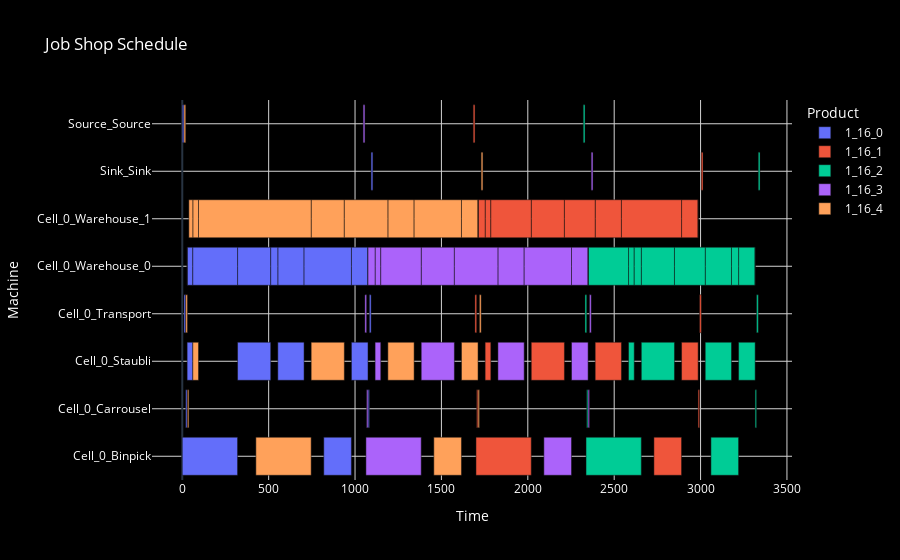

The notebook cell this image was saved under:
### Code cell
jobs = model_ilp.get_jobs()
info = model_ilp.get_info()
start, duration = model_ilp.get_dv()
to_show =  []
dict_job_start = {}

for index in range(len(start)):
    dict_job_start[index] = start[index].value()

for job,job_info in jobs.items():
    subject = info[job_info['__id__']][0]
    start_job = start[subject].value()
    end_job = start[subject].value() + duration[subject].value()
    resource = info[job_info['__id__']][1]
    product = info[job_info['__id__']][2]
    job_name = info[job_info['__id__']][4]
    op_type_name = info[job_info['__id__']][3]
    to_show.append(dict(Task = f'Task {subject}', Start= start_job,End = end_job, Resource = resource, Product = product, Name=job_name, Op_Type = op_type_name))

# Convert the tasks to a DataFrame for easier manipulation
df = pd.DataFrame(to_show)

# Calculate the duration of each task
df['Duration'] = df['End'] - df['Start']

# Use px.bar to create the Gantt chart with item-based colors
fig = px.bar(df, x='Duration', y='Resource', color='Product', orientation='h',
             hover_data=['Start', 'End', 'Task','Name','Op_Type'], base='Start', title="Job Shop Schedule")

# Update the layout to set the background to black and adjust text/grid colors for visibility
fig.update_layout(
    plot_bgcolor='black',  # Set background color of the plot to black
    paper_bgcolor='black',  # Set the overall figure background to black
    xaxis=dict(showgrid=True, gridcolor='lightgray', title="Time", color='white'),  # Set grid lines and label color to light for visibility
    yaxis=dict(showgrid=True, gridcolor='lightgray', title="Machine", color='white', categoryorder='category ascending'),  # Set grid and label color
    font=dict(color='white'),  # Set general font color to white for readability
    title_font=dict(color='white')  # Ensure the title font is also visible
)

fig.show()

### Figure 1 — Plotly figure (JSON) as saved in the notebook; plotly's stock layout.template omitted (floating-point values rounded to 4 significant figures)
{"data": [{"alignmentgroup": "True", "base": [0, 10, 20, 28, 0, 320, 553, 819, 979, 1075, 1083, 1093, 28, 28, 320, 61, 553, 512, 979, 705, 1075], "customdata": [[10, "Task 0", "1_16_0_0", "Default"], [20, "Task 1", "1_16_0_1", "Default"], [28, "Task 2", "1_16_0_2", "Default"], [61, "Task 3", "1_16_0_3", "parallel gripper #2"], [320, "Task 4", "1_16_0_4", "Default"], [512, "Task 5", "1_16_0_5", "Screwdriver #2"], [705, "Task 6", "1_16_0_6", "Vacuum gripper"], [979, "Task 7", "1_16_0_7", "Default"], [1075, "Task 8", "1_16_0_8", "Screwdriver #1"], [1083, "Task 9", "1_16_0_9", "Default"], [1093, "Task 10", "1_16_0_10", "Default"], [1103, "Task 11", "1_16_0_11", "Default"], [61, "Task 12", "warehouse_for_1_16_0_3", null], [28, "Task 13", "filler_between_1_16_0_2_and_warehouse_for_1_16_0_3", null], [512, "Task 14", "warehouse_for_1_16_0_5", null], [320, "Task 15", "filler_between_warehouse_for_1_16_0_3_and_warehouse_for_1_16_0_5", null], [705, "Task 16", "warehouse_for_1_16_0_6", null], [553, "Task 17", "filler_between_warehouse_for_1_16_0_5_and_warehouse_for_1_16_0_6", null], [1075, "Task 18", "warehouse_for_1_16_0_8", null], [979, "Task 19", "filler_between_warehouse_for_1_16_0_6_and_warehouse_for_1_16_0_8", null], [1075, "Task 20", "filler_between_warehouse_for_1_16_0_8_and_1_16_0_9", null]], "hovertemplate": "Product=1_16_0<br>Start=%{base}<br>Duration=%{x}<br>Resource=%{y}<br>End=%{customdata[0]}<br>Task=%{customdata[1]}<br>Name=%{customdata[2]}<br>Op_Type=%{customdata[3]}<extra></extra>", "legendgroup": "1_16_0", "marker": {"color": "#636efa", "pattern": {"shape": ""}}, "name": "1_16_0", "offsetgroup": "1_16_0", "orientation": "h", "showlegend": true, "textposition": "auto", "x": [10, 10, 8, 33, 320, 192, 152, 160, 96, 8, 10, 10, 33, 0, 192, 259, 152, 41, 96, 274, 0], "xaxis": "x", "y": ["Source_Source", "Cell_0_Transport", "Cell_0_Carrousel", "Cell_0_Staubli", "Cell_0_Binpick", "Cell_0_Staubli", "Cell_0_Staubli", "Cell_0_Binpick", "Cell_0_Staubli", "Cell_0_Carrousel", "Cell_0_Transport", "Sink_Sink", "Cell_0_Warehouse_0", "Cell_0_Warehouse_0", "Cell_0_Warehouse_0", "Cell_0_Warehouse_0", "Cell_0_Warehouse_0", "Cell_0_Warehouse_0", "Cell_0_Warehouse_0", "Cell_0_Warehouse_0", "Cell_0_Warehouse_0"], "yaxis": "y", "type": "bar"}, {"alignmentgroup": "True", "base": [1684, 1694, 1704, 1753, 1700, 2020, 2390, 2730, 2890, 2986, 2994, 3004, 1753, 1712, 2020, 1786, 2390, 2212, 2890, 2542, 2986], "customdata": [[1694, "Task 21", "1_16_1_0", "Default"], [1704, "Task 22", "1_16_1_1", "Default"], [1712, "Task 23", "1_16_1_2", "Default"], [1786, "Task 24", "1_16_1_3", "parallel gripper #2"], [2020, "Task 25", "1_16_1_4", "Default"], [2212, "Task 26", "1_16_1_5", "Screwdriver #2"], [2542, "Task 27", "1_16_1_6", "Vacuum gripper"], [2890, "Task 28", "1_16_1_7", "Default"], [2986, "Task 29", "1_16_1_8", "Screwdriver #1"], [2994, "Task 30", "1_16_1_9", "Default"], [3004, "Task 31", "1_16_1_10", "Default"], [3014, "Task 32", "1_16_1_11", "Default"], [1786, "Task 33", "warehouse_for_1_16_1_3", null], [1753, "Task 34", "filler_between_1_16_1_2_and_warehouse_for_1_16_1_3", null], [2212, "Task 35", "warehouse_for_1_16_1_5", null], [2020, "Task 36", "filler_between_warehouse_for_1_16_1_3_and_warehouse_for_1_16_1_5", null], [2542, "Task 37", "warehouse_for_1_16_1_6", null], [2390, "Task 38", "filler_between_warehouse_for_1_16_1_5_and_warehouse_for_1_16_1_6", null], [2986, "Task 39", "warehouse_for_1_16_1_8", null], [2890, "Task 40", "filler_between_warehouse_for_1_16_1_6_and_warehouse_for_1_16_1_8", null], [2986, "Task 41", "filler_between_warehouse_for_1_16_1_8_and_1_16_1_9", null]], "hovertemplate": "Product=1_16_1<br>Start=%{base}<br>Duration=%{x}<br>Resource=%{y}<br>End=%{customdata[0]}<br>Task=%{customdata[1]}<br>Name=%{customdata[2]}<br>Op_Type=%{customdata[3]}<extra></extra>", "legendgroup": "1_16_1", "marker": {"color": "#EF553B", "pattern": {"shape": ""}}, "name": "1_16_1", "offsetgroup": "1_16_1", "orientation": "h", "showlegend": true, "textposition": "auto", "x": [10, 10, 8, 33, 320, 192, 152, 160, 96, 8, 10, 10, 33, 41, 192, 234, 152, 178, 96, 348, 0], "xaxis": "x", "y": ["Source_Source", "Cell_0_Transport", "Cell_0_Carrousel", "Cell_0_Staubli", "Cell_0_Binpick", "Cell_0_Staubli", "Cell_0_Staubli", "Cell_0_Binpick", "Cell_0_Staubli", "Cell_0_Carrousel", "Cell_0_Transport", "Sink_Sink", "Cell_0_Warehouse_1", "Cell_0_Warehouse_1", "Cell_0_Warehouse_1", "Cell_0_Warehouse_1", "Cell_0_Warehouse_1", "Cell_0_Warehouse_1", "Cell_0_Warehouse_1", "Cell_0_Warehouse_1", "Cell_0_Warehouse_1"], "yaxis": "y", "type": "bar"}, {"alignmentgroup": "True", "base": [2321, 2331, 2341, 2583, 2337, 2657, 3027, 3060, 3220, 3316, 3324, 3334, 2583, 2349, 2657, 2616, 3027, 2849, 3220, 3179, 3316], "customdata": [[2331, "Task 42", "1_16_2_0", "Default"], [2341, "Task 43", "1_16_2_1", "Default"], [2349, "Task 44", "1_16_2_2", "Default"], [2616, "Task 45", "1_16_2_3", "parallel gripper #2"], [2657, "Task 46", "1_16_2_4", "Default"], [2849, "Task 47", "1_16_2_5", "Screwdriver #2"], [3179, "Task 48", "1_16_2_6", "Vacuum gripper"], [3220, "Task 49", "1_16_2_7", "Default"], [3316, "Task 50", "1_16_2_8", "Screwdriver #1"], [3324, "Task 51", "1_16_2_9", "Default"], [3334, "Task 52", "1_16_2_10", "Default"], [3344, "Task 53", "1_16_2_11", "Default"], [2616, "Task 54", "warehouse_for_1_16_2_3", null], [2583, "Task 55", "filler_between_1_16_2_2_and_warehouse_for_1_16_2_3", null], [2849, "Task 56", "warehouse_for_1_16_2_5", null], [2657, "Task 57", "filler_between_warehouse_for_1_16_2_3_and_warehouse_for_1_16_2_5", null], [3179, "Task 58", "warehouse_for_1_16_2_6", null], [3027, "Task 59", "filler_between_warehouse_for_1_16_2_5_and_warehouse_for_1_16_2_6", null], [3316, "Task 60", "warehouse_for_1_16_2_8", null], [3220, "Task 61", "filler_between_warehouse_for_1_16_2_6_and_warehouse_for_1_16_2_8", null], [3316, "Task 62", "filler_between_warehouse_for_1_16_2_8_and_1_16_2_9", null]], "hovertemplate": "Product=1_16_2<br>Start=%{base}<br>Duration=%{x}<br>Resource=%{y}<br>End=%{customdata[0]}<br>Task=%{customdata[1]}<br>Name=%{customdata[2]}<br>Op_Type=%{customdata[3]}<extra></extra>", "legendgroup": "1_16_2", "marker": {"color": "#00cc96", "pattern": {"shape": ""}}, "name": "1_16_2", "offsetgroup": "1_16_2", "orientation": "h", "showlegend": true, "textposition": "auto", "x": [10, 10, 8, 33, 320, 192, 152, 160, 96, 8, 10, 10, 33, 234, 192, 41, 152, 178, 96, 41, 0], "xaxis": "x", "y": ["Source_Source", "Cell_0_Transport", "Cell_0_Carrousel", "Cell_0_Staubli", "Cell_0_Binpick", "Cell_0_Staubli", "Cell_0_Staubli", "Cell_0_Binpick", "Cell_0_Staubli", "Cell_0_Carrousel", "Cell_0_Transport", "Sink_Sink", "Cell_0_Warehouse_0", "Cell_0_Warehouse_0", "Cell_0_Warehouse_0", "Cell_0_Warehouse_0", "Cell_0_Warehouse_0", "Cell_0_Warehouse_0", "Cell_0_Warehouse_0", "Cell_0_Warehouse_0", "Cell_0_Warehouse_0"], "yaxis": "y", "type": "bar"}, {"alignmentgroup": "True", "base": [1047, 1057, 1067, 1116, 1063, 1383, 1827, 2093, 2253, 2349, 2357, 2367, 1116, 1075, 1383, 1149, 1827, 1575, 2253, 1979, 2349], "customdata": [[1057, "Task 63", "1_16_3_0", "Default"], [1067, "Task 64", "1_16_3_1", "Default"], [1075, "Task 65", "1_16_3_2", "Default"], [1149, "Task 66", "1_16_3_3", "parallel gripper #2"], [1383, "Task 67", "1_16_3_4", "Default"], [1575, "Task 68", "1_16_3_5", "Screwdriver #2"], [1979, "Task 69", "1_16_3_6", "Vacuum gripper"], [2253, "Task 70", "1_16_3_7", "Default"], [2349, "Task 71", "1_16_3_8", "Screwdriver #1"], [2357, "Task 72", "1_16_3_9", "Default"], [2367, "Task 73", "1_16_3_10", "Default"], [2377, "Task 74", "1_16_3_11", "Default"], [1149, "Task 75", "warehouse_for_1_16_3_3", null], [1116, "Task 76", "filler_between_1_16_3_2_and_warehouse_for_1_16_3_3", null], [1575, "Task 77", "warehouse_for_1_16_3_5", null], [1383, "Task 78", "filler_between_warehouse_for_1_16_3_3_and_warehouse_for_1_16_3_5", null], [1979, "Task 79", "warehouse_for_1_16_3_6", null], [1827, "Task 80", "filler_between_warehouse_for_1_16_3_5_and_warehouse_for_1_16_3_6", null], [2349, "Task 81", "warehouse_for_1_16_3_8", null], [2253, "Task 82", "filler_between_warehouse_for_1_16_3_6_and_warehouse_for_1_16_3_8", null], [2349, "Task 83", "filler_between_warehouse_for_1_16_3_8_and_1_16_3_9", null]], "hovertemplate": "Product=1_16_3<br>Start=%{base}<br>Duration=%{x}<br>Resource=%{y}<br>End=%{customdata[0]}<br>Task=%{customdata[1]}<br>Name=%{customdata[2]}<br>Op_Type=%{customdata[3]}<extra></extra>", "legendgroup": "1_16_3", "marker": {"color": "#ab63fa", "pattern": {"shape": ""}}, "name": "1_16_3", "offsetgroup": "1_16_3", "orientation": "h", "showlegend": true, "textposition": "auto", "x": [10, 10, 8, 33, 320, 192, 152, 160, 96, 8, 10, 10, 33, 41, 192, 234, 152, 252, 96, 274, 0], "xaxis": "x", "y": ["Source_Source", "Cell_0_Transport", "Cell_0_Carrousel", "Cell_0_Staubli", "Cell_0_Binpick", "Cell_0_Staubli", "Cell_0_Staubli", "Cell_0_Binpick", "Cell_0_Staubli", "Cell_0_Carrousel", "Cell_0_Transport", "Sink_Sink", "Cell_0_Warehouse_0", "Cell_0_Warehouse_0", "Cell_0_Warehouse_0", "Cell_0_Warehouse_0", "Cell_0_Warehouse_0", "Cell_0_Warehouse_0", "Cell_0_Warehouse_0", "Cell_0_Warehouse_0", "Cell_0_Warehouse_0"], "yaxis": "y", "type": "bar"}, {"alignmentgroup": "True", "base": [10, 20, 30, 61, 426, 746, 1190, 1456, 1616, 1712, 1720, 1730, 61, 38, 746, 94, 1190, 938, 1616, 1342, 1712], "customdata": [[20, "Task 84", "1_16_4_0", "Default"], [30, "Task 85", "1_16_4_1", "Default"], [38, "Task 86", "1_16_4_2", "Default"], [94, "Task 87", "1_16_4_3", "parallel gripper #2"], [746, "Task 88", "1_16_4_4", "Default"], [938, "Task 89", "1_16_4_5", "Screwdriver #2"], [1342, "Task 90", "1_16_4_6", "Vacuum gripper"], [1616, "Task 91", "1_16_4_7", "Default"], [1712, "Task 92", "1_16_4_8", "Screwdriver #1"], [1720, "Task 93", "1_16_4_9", "Default"], [1730, "Task 94", "1_16_4_10", "Default"], [1740, "Task 95", "1_16_4_11", "Default"], [94, "Task 96", "warehouse_for_1_16_4_3", null], [61, "Task 97", "filler_between_1_16_4_2_and_warehouse_for_1_16_4_3", null], [938, "Task 98", "warehouse_for_1_16_4_5", null], [746, "Task 99", "filler_between_warehouse_for_1_16_4_3_and_warehouse_for_1_16_4_5", null], [1342, "Task 100", "warehouse_for_1_16_4_6", null], [1190, "Task 101", "filler_between_warehouse_for_1_16_4_5_and_warehouse_for_1_16_4_6", null], [1712, "Task 102", "warehouse_for_1_16_4_8", null], [1616, "Task 103", "filler_between_warehouse_for_1_16_4_6_and_warehouse_for_1_16_4_8", null], [1712, "Task 104", "filler_between_warehouse_for_1_16_4_8_and_1_16_4_9", null]], "hovertemplate": "Product=1_16_4<br>Start=%{base}<br>Duration=%{x}<br>Resource=%{y}<br>End=%{customdata[0]}<br>Task=%{customdata[1]}<br>Name=%{customdata[2]}<br>Op_Type=%{customdata[3]}<extra></extra>", "legendgroup": "1_16_4", "marker": {"color": "#FFA15A", "pattern": {"shape": ""}}, "name": "1_16_4", "offsetgroup": "1_16_4", "orientation": "h", "showlegend": true, "textposition": "auto", "x": [10, 10, 8, 33, 320, 192, 152, 160, 96, 8, 10, 10, 33, 23, 192, 652, 152, 252, 96, 274, 0], "xaxis": "x", "y": ["Source_Source", "Cell_0_Transport", "Cell_0_Carrousel", "Cell_0_Staubli", "Cell_0_Binpick", "Cell_0_Staubli", "Cell_0_Staubli", "Cell_0_Binpick", "Cell_0_Staubli", "Cell_0_Carrousel", "Cell_0_Transport", "Sink_Sink", "Cell_0_Warehouse_1", "Cell_0_Warehouse_1", "Cell_0_Warehouse_1", "Cell_0_Warehouse_1", "Cell_0_Warehouse_1", "Cell_0_Warehouse_1", "Cell_0_Warehouse_1", "Cell_0_Warehouse_1", "Cell_0_Warehouse_1"], "yaxis": "y", "type": "bar"}], "layout": {"xaxis": {"anchor": "y", "domain": [0.0, 1.0], "title": {"text": "Time"}, "showgrid": true, "gridcolor": "lightgray", "color": "white"}, "yaxis": {"anchor": "x", "domain": [0.0, 1.0], "title": {"text": "Machine"}, "showgrid": true, "gridcolor": "lightgray", "color": "white", "categoryorder": "category ascending"}, "legend": {"title": {"text": "Product"}, "tracegroupgap": 0}, "title": {"text": "Job Shop Schedule", "font": {"color": "white"}}, "barmode": "relative", "font": {"color": "white"}, "plot_bgcolor": "black", "paper_bgcolor": "black"}}
